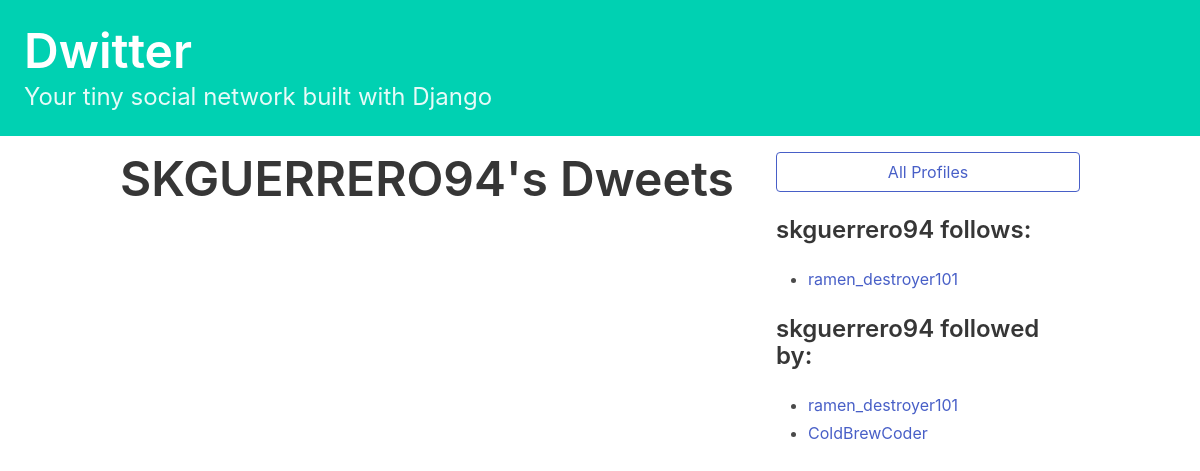
/profile/2, run on an earlier commit of the app's database.
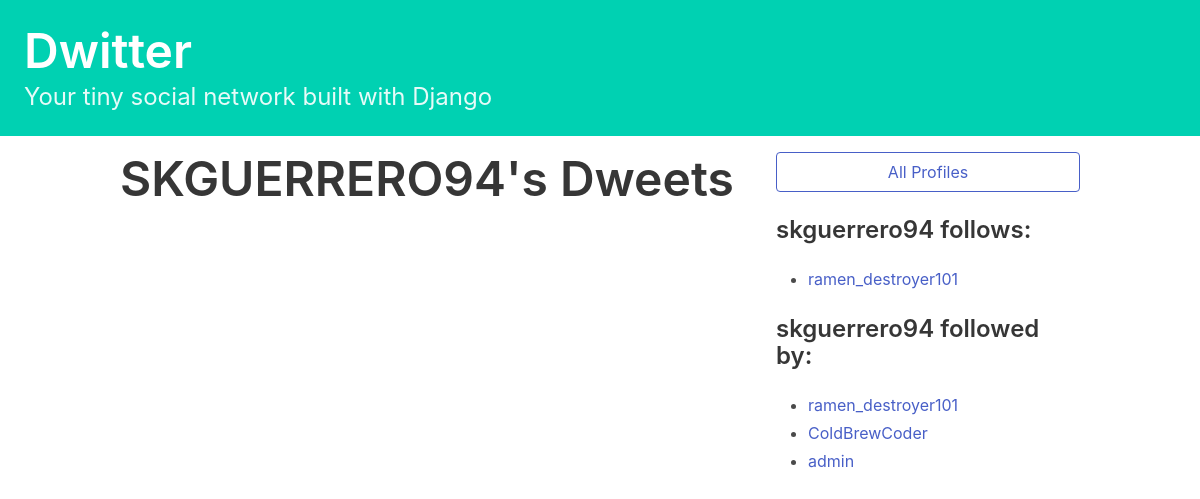
And on a later commit of the database.
### dwitter/models.py (models this page shows)
class Profile(models.Model):
    user = models.OneToOneField(User, on_delete=models.CASCADE)
    follows = models.ManyToManyField(
        "self",
        related_name="followed_by",
        symmetrical=False,
        blank=True
    )
    def __str__(self):
        return self.user.username

### dwitter/views.py (the view)
# urls.py: path("profile/<int:pk>", profile, name="profile"),
def profile(request, pk):
    profile = Profile.objects.get(pk=pk)
    return render(request, "dwitter/profile.html", {"profile": profile})

### dwitter/templates/dwitter/profile.html
{% extends 'base.html' %}
{% block content %}
<div class="column">
    <div class="block">
        <h1 class="title is-1">
            {{profile.user.username|upper}}'s Dweets
        </h1>
    </div>
</div>
<div class="column is-one-third">
    <div class="block">
        <a href="{% url 'dwitter:profile_list' %}">
            <button class="button is-link is-outlined is-fullwidth">
                All Profiles
            </button>
        </a>
    </div>
    <div class="block">
        <h3 class="title is-4">
            {{profile.user.username}} follows:
        </h3>
        <div class="content">
            <ul>
            {% for following in profile.follows.all %}
                <li>
                    <a href="{% url 'dwitter:profile' following.id %}">
                        {{ following }}
                    </a>
                </li>
            {% endfor %}
            </ul>
        </div>
    </div>
    <div class="block">
        <h3 class="title is-4">
            {{profile.user.username}} followed by:
        </h3>
        <div class="content">
            <ul>
            {% for followers in profile.followed_by.all %}
                <li>
                    <a href="{% url 'dwitter:profile' followers.id %}">
                        {{ followers }}
                    </a>
                </li>
            {% endfor %}
            </ul>
        </div>
    </div>
</div>
{% endblock content %}

What changed in the data, as far as the page shows it:
added Profile: user.username "admin", shown under "skguerrero94 followed by:"
